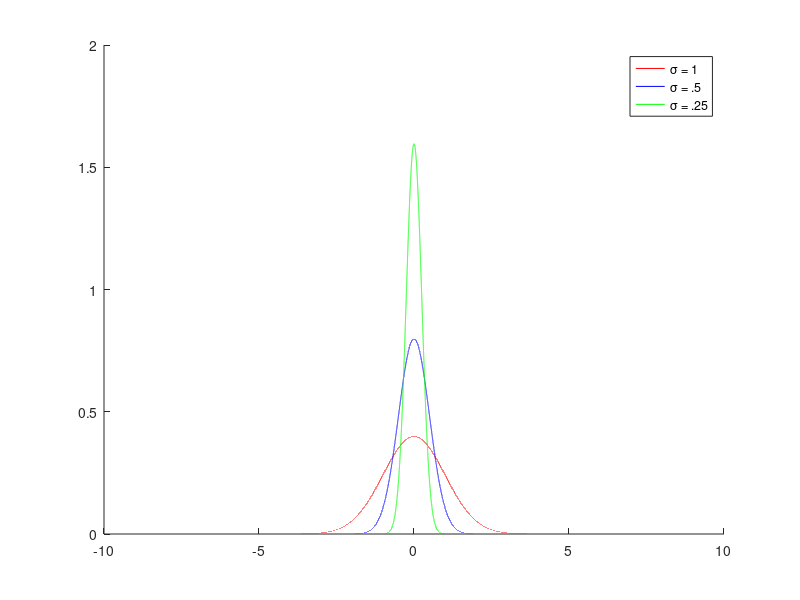
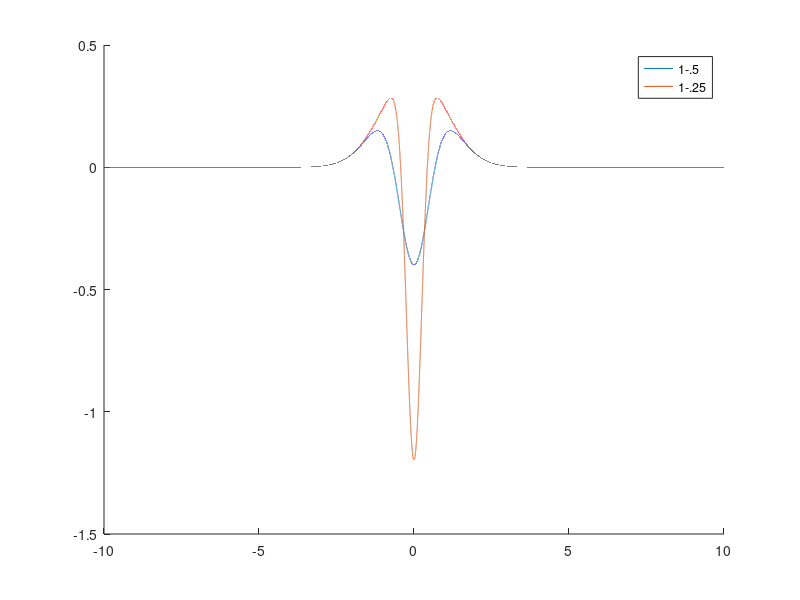

Source code (MATLAB) for these figures, in order:
x = -10:.0001:10;
x1 = normpdf(x,0,1);
x2 = normpdf(x,0,.5);
x3 = normpdf(x,0,.25)

figure;
hold on;
plot(x,x1,'r');
plot(x,x2,'b');
plot(x,x3,'g');
legend('\sigma = 1','\sigma = .5','\sigma = .25');
hold off;

figure;
hold on;
plot(x,x1-x2);
plot(x,x1-x3);
legend('1-.5','1-.25');
hold off;

sum(abs(x1-x2))
